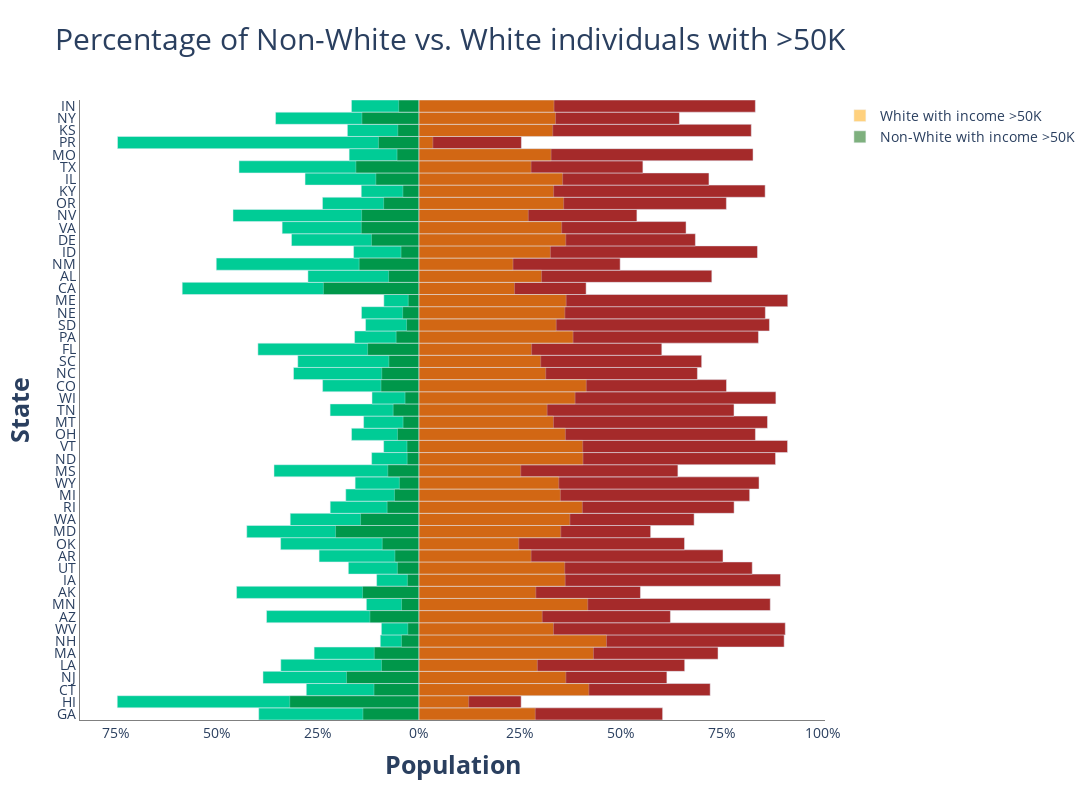

Write notebook code for a chart like this one.
### Code cell
state = df_per_state['State']
size = df_per_state['Size']
x_W = df_per_state['#Whites'] / size
x_NW = (df_per_state['#Non_whites'] * -1) / size
x_Pos_W = df_per_state['white_>50k'] / size
x_Pos_NW = (df_per_state['non_white_>50k']* -1) / size 


# Creating instance of the figure
fig = gp.Figure()
 
# Adding Male data to the figure
fig.add_trace(gp.Bar(y= state, x = x_W, 
                     name = 'White', 
                     showlegend=False,
                     orientation = 'h',marker=dict(color='brown')))

fig.add_trace(gp.Bar(y=state,
               x=x_Pos_W,
               orientation='h',
               hoverinfo='x',
               name = 'White with income >50K',      
               opacity=0.5,
               marker=dict(color='orange')
               ))
  
# Adding Female data to the figure
fig.add_trace(gp.Bar(y = state, x = x_NW,
                     name = 'Non-White', 
                     showlegend=False,
                     orientation = 'h'))

fig.add_trace(gp.Bar(y=state,
               x=x_Pos_NW,
               orientation='h',
               hoverinfo='x',
               name = 'Non-White with income >50K',      
               opacity=0.5,
               marker=dict(color='darkgreen')
               ))

# Updating the layout for our graph
fig.update_layout(title = 'Percentage of Non-White vs. White individuals with >50K',
                 title_font_size = 30, barmode = 'overlay',
                 bargap = 0.0, bargroupgap = 0,
                 xaxis = dict(tickvals = [-1, -0.75, -0.5, -0.25, 0, 0.25, 0.5, 0.75, 1],
                              ticktext = ['100%', '75%', '50%', '25%','0%','25%', '50%', '75%','100%'],
                              title = '<b>Population</b>',
                              title_font_size = 25),
                 yaxis =    dict(title = '<b>State</b>',tickvals = state.tolist(),
                              title_font_size = 25),
                autosize=False,
                width=1200,
                height=800,
                font=dict(size=14),       
                plot_bgcolor='rgba(0,0,0,0)'
                )

  
fig.update_xaxes(showline=True, linewidth=0, linecolor='gray')
fig.update_yaxes(showline=True, linewidth=0, linecolor='gray')
fig.show()

### Figure 1 — Plotly figure (JSON) as saved in the notebook; plotly's stock layout.template omitted (floating-point values rounded to 4 significant figures)
{"data": [{"marker": {"color": "brown"}, "name": "White", "orientation": "h", "showlegend": false, "type": "bar", "x": [0.6037, 0.2534, 0.7214, 0.6142, 0.6583, 0.7408, 0.9046, 0.9073, 0.623, 0.8702, 0.5488, 0.8956, 0.8256, 0.7532, 0.6579, 0.5741, 0.6817, 0.7806, 0.8192, 0.8424, 0.6415, 0.8833, 0.913, 0.8335, 0.8633, 0.7804, 0.8841, 0.7618, 0.6898, 0.7004, 0.6017, 0.8409, 0.8682, 0.858, 0.9135, 0.4143, 0.7255, 0.4986, 0.8385, 0.6848, 0.6617, 0.54, 0.7615, 0.8575, 0.7184, 0.5548, 0.8275, 0.2541, 0.8232, 0.6453, 0.8333], "y": ["GA", "HI", "CT", "NJ", "LA", "MA", "NH", "WV", "AZ", "MN", "AK", "IA", "UT", "AR", "OK", "MD", "WA", "RI", "MI", "WY", "MS", "ND", "VT", "OH", "MT", "TN", "WI", "CO", "NC", "SC", "FL", "PA", "SD", "NE", "ME", "CA", "AL", "NM", "ID", "DE", "VA", "NV", "OR", "KY", "IL", "TX", "MO", "PR", "KS", "NY", "IN"]}, {"hoverinfo": "x", "marker": {"color": "orange"}, "name": "White with income >50K", "opacity": 0.5, "orientation": "h", "type": "bar", "x": [0.2883, 0.1235, 0.4211, 0.3641, 0.2936, 0.4324, 0.4648, 0.3335, 0.3056, 0.4183, 0.2897, 0.3624, 0.3614, 0.2781, 0.2476, 0.3516, 0.3742, 0.4049, 0.3505, 0.3466, 0.2525, 0.4066, 0.4059, 0.3629, 0.3334, 0.3177, 0.3869, 0.4146, 0.3142, 0.3019, 0.2793, 0.3819, 0.3402, 0.3616, 0.3649, 0.2371, 0.3039, 0.2332, 0.3259, 0.3639, 0.3538, 0.271, 0.3587, 0.3339, 0.3561, 0.278, 0.3276, 0.03485, 0.3316, 0.3386, 0.3348], "y": ["GA", "HI", "CT", "NJ", "LA", "MA", "NH", "WV", "AZ", "MN", "AK", "IA", "UT", "AR", "OK", "MD", "WA", "RI", "MI", "WY", "MS", "ND", "VT", "OH", "MT", "TN", "WI", "CO", "NC", "SC", "FL", "PA", "SD", "NE", "ME", "CA", "AL", "NM", "ID", "DE", "VA", "NV", "OR", "KY", "IL", "TX", "MO", "PR", "KS", "NY", "IN"]}, {"name": "Non-White", "orientation": "h", "showlegend": false, "type": "bar", "x": [-0.3963, -0.7466, -0.2786, -0.3858, -0.3417, -0.2592, -0.09542, -0.09267, -0.377, -0.1298, -0.4512, -0.1044, -0.1744, -0.2468, -0.3421, -0.4259, -0.3183, -0.2194, -0.1808, -0.1576, -0.3585, -0.1167, -0.08703, -0.1665, -0.1367, -0.2196, -0.1159, -0.2382, -0.3102, -0.2996, -0.3983, -0.1591, -0.1318, -0.142, -0.08653, -0.5857, -0.2745, -0.5014, -0.1615, -0.3152, -0.3383, -0.46, -0.2385, -0.1425, -0.2816, -0.4452, -0.1725, -0.7459, -0.1768, -0.3547, -0.1667], "y": ["GA", "HI", "CT", "NJ", "LA", "MA", "NH", "WV", "AZ", "MN", "AK", "IA", "UT", "AR", "OK", "MD", "WA", "RI", "MI", "WY", "MS", "ND", "VT", "OH", "MT", "TN", "WI", "CO", "NC", "SC", "FL", "PA", "SD", "NE", "ME", "CA", "AL", "NM", "ID", "DE", "VA", "NV", "OR", "KY", "IL", "TX", "MO", "PR", "KS", "NY", "IN"]}, {"hoverinfo": "x", "marker": {"color": "darkgreen"}, "name": "Non-White with income >50K", "opacity": 0.5, "orientation": "h", "type": "bar", "x": [-0.1384, -0.3196, -0.111, -0.179, -0.09243, -0.1102, -0.043, -0.02737, -0.1211, -0.04277, -0.1392, -0.02827, -0.05303, -0.05925, -0.09058, -0.2061, -0.1442, -0.07843, -0.06025, -0.04813, -0.07685, -0.02885, -0.02927, -0.05281, -0.039, -0.0635, -0.03406, -0.09366, -0.09178, -0.0742, -0.1268, -0.05611, -0.03035, -0.04, -0.02615, -0.2362, -0.07481, -0.1477, -0.04405, -0.1172, -0.1424, -0.1416, -0.08702, -0.03944, -0.1064, -0.1558, -0.05387, -0.0999, -0.05205, -0.1409, -0.04988], "y": ["GA", "HI", "CT", "NJ", "LA", "MA", "NH", "WV", "AZ", "MN", "AK", "IA", "UT", "AR", "OK", "MD", "WA", "RI", "MI", "WY", "MS", "ND", "VT", "OH", "MT", "TN", "WI", "CO", "NC", "SC", "FL", "PA", "SD", "NE", "ME", "CA", "AL", "NM", "ID", "DE", "VA", "NV", "OR", "KY", "IL", "TX", "MO", "PR", "KS", "NY", "IN"]}], "layout": {"autosize": false, "bargap": 0, "bargroupgap": 0, "barmode": "overlay", "font": {"size": 14}, "height": 800, "plot_bgcolor": "rgba(0,0,0,0)", "title": {"font": {"size": 30}, "text": "Percentage of Non-White vs. White individuals with >50K"}, "width": 1200, "xaxis": {"linecolor": "gray", "linewidth": 0, "showline": true, "ticktext": ["100%", "75%", "50%", "25%", "0%", "25%", "50%", "75%", "100%"], "tickvals": [-1, -0.75, -0.5, -0.25, 0, 0.25, 0.5, 0.75, 1], "title": {"font": {"size": 25}, "text": "<b>Population</b>"}}, "yaxis": {"linecolor": "gray", "linewidth": 0, "showline": true, "tickvals": ["GA", "HI", "CT", "NJ", "LA", "MA", "NH", "WV", "AZ", "MN", "AK", "IA", "UT", "AR", "OK", "MD", "WA", "RI", "MI", "WY", "MS", "ND", "VT", "OH", "MT", "TN", "WI", "CO", "NC", "SC", "FL", "PA", "SD", "NE", "ME", "CA", "AL", "NM", "ID", "DE", "VA", "NV", "OR", "KY", "IL", "TX", "MO", "PR", "KS", "NY", "IN"], "title": {"font": {"size": 25}, "text": "<b>State</b>"}}}}
